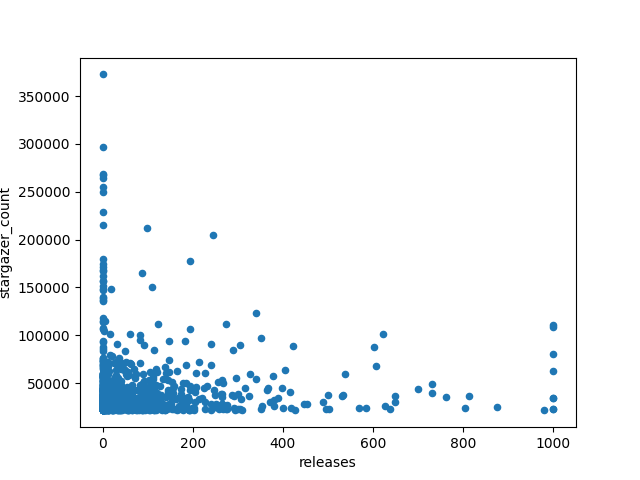

Python code for this plot:
import pandas as pd
from scipy.stats import pearsonr
import matplotlib.pyplot as plt

if __name__ == '__main__':
    df = pd.read_csv('../../repository.csv')

    print("********** max ********** \n")
    print(df.iloc[df['releases'].idxmax()])

    print("\n\n********** min ********** \n")
    print(df.iloc[df['releases'].idxmin()])

    print("\n\n")

    print("median: " + str(df['releases'].median()))
    print("mean: " + str(df['releases'].mean()))
    print("std: " + str(df['releases'].std()))
    print("p90: " + str(df['releases'].quantile(q=0.9)))

    print("\n\n")

    correlation, p_value = pearsonr(df['releases'], df['stargazer_count'])
    print("correlation: " + str(correlation))
    print("p-value: " + str(p_value))

    df.plot(x='releases', y='stargazer_count', kind='scatter')
    plt.show()
